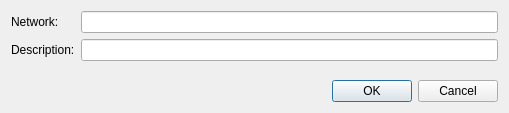
<?xml version="1.0" encoding="UTF-8"?>
<ui version="4.0">
 <class>editBusyNetwork</class>
 <widget class="QDialog" name="editBusyNetwork">
  <property name="geometry">
   <rect>
    <x>0</x>
    <y>0</y>
    <width>509</width>
    <height>113</height>
   </rect>
  </property>
  <property name="windowTitle">
   <string>Dialog</string>
  </property>
  <layout class="QVBoxLayout" name="verticalLayout">
   <item>
    <layout class="QFormLayout" name="formLayout">
     <item row="0" column="0">
      <widget class="QLabel" name="label">
       <property name="text">
        <string>Network:</string>
       </property>
      </widget>
     </item>
     <item row="0" column="1">
      <widget class="QLineEdit" name="networkEdit"/>
     </item>
     <item row="1" column="0">
      <widget class="QLabel" name="label_2">
       <property name="text">
        <string>Description:</string>
       </property>
      </widget>
     </item>
     <item row="1" column="1">
      <widget class="QLineEdit" name="descrEdit"/>
     </item>
    </layout>
   </item>
   <item>
    <widget class="QDialogButtonBox" name="buttonBox">
     <property name="orientation">
      <enum>Qt::Horizontal</enum>
     </property>
     <property name="standardButtons">
      <set>QDialogButtonBox::Cancel|QDialogButtonBox::Ok</set>
     </property>
    </widget>
   </item>
  </layout>
 </widget>
 <resources/>
 <connections>
  <connection>
   <sender>buttonBox</sender>
   <signal>accepted()</signal>
   <receiver>editBusyNetwork</receiver>
   <slot>accept()</slot>
   <hints>
    <hint type="sourcelabel">
     <x>248</x>
     <y>254</y>
    </hint>
    <hint type="destinationlabel">
     <x>157</x>
     <y>274</y>
    </hint>
   </hints>
  </connection>
  <connection>
   <sender>buttonBox</sender>
   <signal>rejected()</signal>
   <receiver>editBusyNetwork</receiver>
   <slot>reject()</slot>
   <hints>
    <hint type="sourcelabel">
     <x>316</x>
     <y>260</y>
    </hint>
    <hint type="destinationlabel">
     <x>286</x>
     <y>274</y>
    </hint>
   </hints>
  </connection>
 </connections>
</ui>
